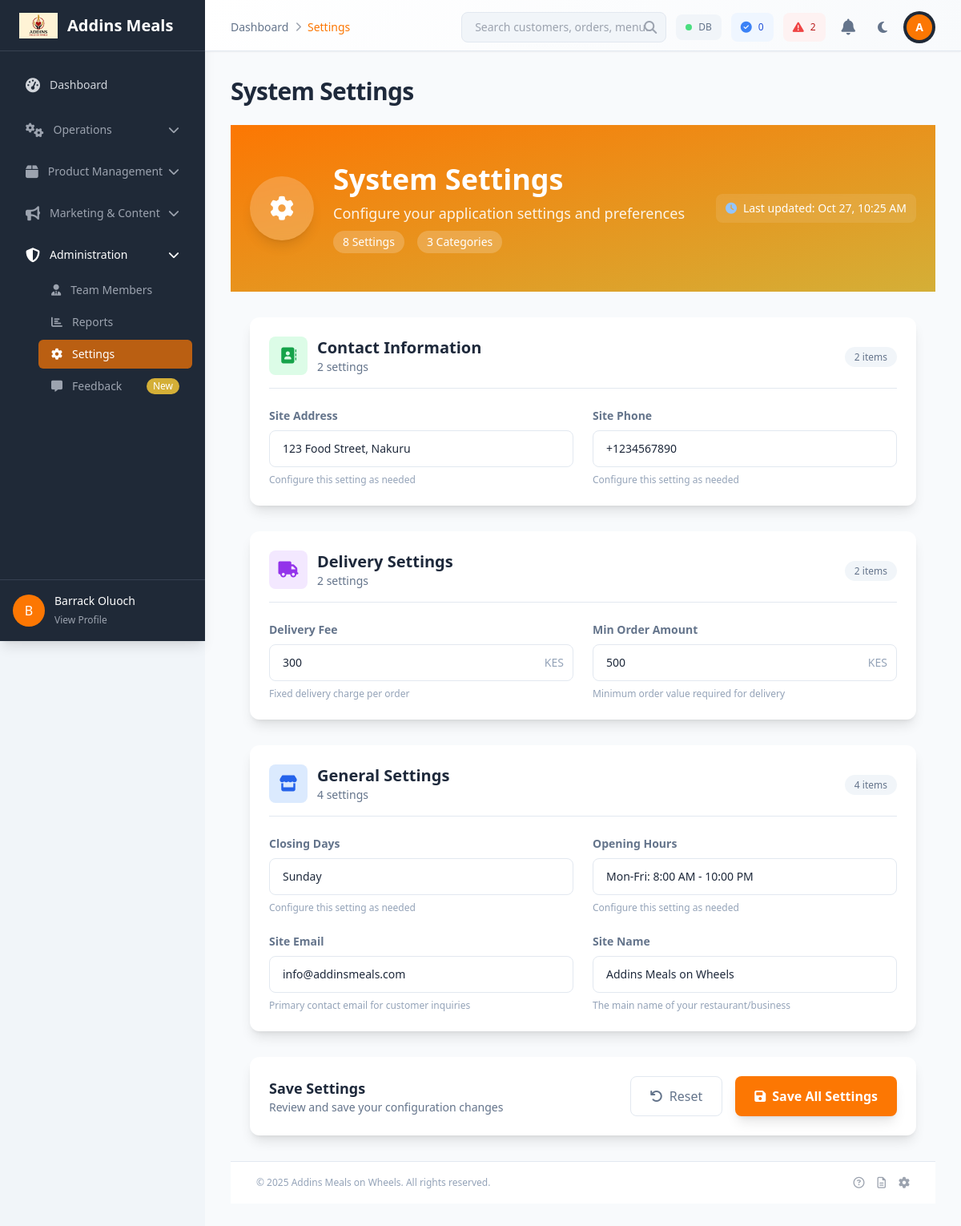
Screenshot of /admin/settings.php (signed in) with the database file from the repository.
### tables this page shows
CREATE TABLE `settings` (
  `id` int(11) NOT NULL,
  `setting_key` varchar(100) NOT NULL,
  `setting_value` text DEFAULT NULL,
  `setting_group` varchar(50) DEFAULT 'general',
  `created_at` timestamp NOT NULL DEFAULT current_timestamp(),
  `updated_at` timestamp NOT NULL DEFAULT current_timestamp() ON UPDATE current_timestamp()
);

### admin/settings.php (the view, shortened to what this page needs)
<?php
require_once '../includes/config.php';
$activityLogger = new ActivityLogger($pdo);
$settings = [];
try {
    $stmt = $pdo->query("SELECT * FROM settings ORDER BY setting_group, setting_key");
    $settings = $stmt->fetchAll(PDO::FETCH_ASSOC);
} catch (PDOException $e) {
    if ($e->getCode() == '42S02') {
        try {
            $pdo->exec("
                CREATE TABLE IF NOT EXISTS settings (
                    id INT AUTO_INCREMENT PRIMARY KEY,
                    setting_key VARCHAR(100) NOT NULL UNIQUE,
                    setting_value TEXT,
                    setting_group VARCHAR(50) DEFAULT 'general',
                    created_at TIMESTAMP DEFAULT CURRENT_TIMESTAMP,
                    updated_at TIMESTAMP DEFAULT CURRENT_TIMESTAMP ON UPDATE CURRENT_TIMESTAMP
                ) ENGINE=InnoDB DEFAULT CHARSET=utf8mb4;
            ");
            $defaultSettings = [
                ['site_name', 'Addins Meals on Wheels', 'general'],
                ['site_description', 'Your trusted partner for delicious meals delivered to your doorstep', 'general'],
                ['site_email', 'info@addinsmeals.com', 'general'],
                ['site_phone', '+1555123456', 'contact'],
                ['site_address', 'Online Delivery Service - Nationwide Coverage', 'contact'],
                ['opening_hours', 'Mon-Fri: 8:00 AM - 10:00 PM', 'general'],
                ['closing_days', 'Sunday', 'general'],
                ['delivery_fee', '200', 'delivery'],
                ['min_order_amount', '500', 'delivery'],
                ['max_delivery_distance', '20', 'delivery'],
                ['estimated_delivery_time', '30-45 minutes', 'delivery'],
                ['currency', 'KES', 'business'],
                ['tax_rate', '16', 'business'],
                ['service_charge', '5', 'business'],
                ['email_notifications', '1', 'notifications'],
                ['sms_notifications', '0', 'notifications'],
                ['order_notifications', '1', 'notifications'],
                ['marketing_emails', '0', 'notifications'],
                ['session_timeout', '30', 'security'],
                ['password_min_length', '8', 'security'],
                ['require_special_chars', '0', 'security'],
                ['enable_2fa', '0', 'security']
            ];
            $stmt = $pdo->prepare("
                INSERT INTO settings (setting_key, setting_value, setting_group)
                VALUES (?, ?, ?)
            ");
            foreach ($defaultSettings as $setting) {
                $stmt->execute($setting);
            }
            $stmt = $pdo->query("SELECT * FROM settings ORDER BY setting_group, setting_key");
            $settings = $stmt->fetchAll(PDO::FETCH_ASSOC);
            $activityLogger->log('system', 'created', "Created settings table with default values", 'setting', null);
            $success = 'Settings table created successfully with default values';
        } catch (PDOException $e) {
            $error = 'Error creating settings table: ' . $e->getMessage();
        }
    } else {
        $error = 'Error loading settings: ' . $e->getMessage();
    }
}
$groupedSettings = [];
foreach ($settings as $setting) {
    $group = $setting['setting_group'] ?? 'general';
    if (!isset($groupedSettings[$group])) {
        $groupedSettings[$group] = [];
    }
    $groupedSettings[$group][] = $setting;
}
require_once 'includes/header.php';
?>
<div class="bg-gradient-to-br from-primary via-primary-dark to-secondary text-white">
    <div class="container mx-auto px-6 py-12">
        <div class="flex flex-col lg:flex-row lg:items-center lg:justify-between">
            <div class="flex items-center space-x-6">
                <div class="h-20 w-20 rounded-full bg-white/20 backdrop-blur-sm flex items-center justify-center text-white font-bold text-3xl shadow-lg">
                    <i class="fas fa-cog"></i>
                </div>
                <div>
                    <h1 class="text-3xl md:text-4xl font-bold mb-2">System Settings</h1>
                    <p class="text-lg opacity-90 mb-2">Configure your application settings and preferences</p>
                    <div class="flex items-center space-x-4">
                        <span class="px-3 py-1 bg-white/20 backdrop-blur-sm rounded-full text-sm font-medium">
                            <?php echo count($settings); ?> Settings
                        </span>
                        <span class="px-3 py-1 bg-white/20 backdrop-blur-sm rounded-full text-sm font-medium">
                            <?php echo count($groupedSettings); ?> Categories
                        </span>
                    </div>
                </div>
            </div>
            <div class="mt-6 lg:mt-0">
                <div class="flex items-center space-x-4 text-sm">
                    <div class="flex items-center space-x-2 bg-white/10 backdrop-blur-sm rounded-lg px-3 py-2">
                        <i class="fas fa-clock text-blue-300"></i>
                        <span>Last updated: <?php echo date('M j, g:i A'); ?></span>
                    </div>
                </div>
            </div>
        </div>
    </div>
</div>
<div class="container mx-auto px-6 py-8">
    <form action="" method="POST" class="space-y-8">
        <?php
        $settingGroups = [
            'general' => ['title' => 'General Settings', 'icon' => 'fas fa-store', 'color' => 'blue'],
            'contact' => ['title' => 'Contact Information', 'icon' => 'fas fa-address-book', 'color' => 'green'],
            'delivery' => ['title' => 'Delivery Settings', 'icon' => 'fas fa-truck', 'color' => 'purple'],
            'business' => ['title' => 'Business Settings', 'icon' => 'fas fa-chart-line', 'color' => 'yellow'],
            'notifications' => ['title' => 'Notification Settings', 'icon' => 'fas fa-bell', 'color' => 'indigo'],
            'security' => ['title' => 'Security Settings', 'icon' => 'fas fa-shield-alt', 'color' => 'red']
        ];
        foreach ($groupedSettings as $group => $groupSettings):
            $groupInfo = $settingGroups[$group] ?? ['title' => ucfirst($group), 'icon' => 'fas fa-cog', 'color' => 'gray'];
        ?>
            <div class="bg-white rounded-xl shadow-lg p-6">
                <div class="flex items-center justify-between mb-6 pb-4 border-b border-gray-200">
                    <div class="flex items-center space-x-3">
                        <div class="w-12 h-12 bg-<?php echo $groupInfo['color']; ?>-100 rounded-lg flex items-center justify-center">
                            <i class="<?php echo $groupInfo['icon']; ?> text-<?php echo $groupInfo['color']; ?>-600 text-xl"></i>
                        </div>
                        <div>
                            <h3 class="text-xl font-bold text-gray-900"><?php echo $groupInfo['title']; ?></h3>
                            <p class="text-sm text-gray-600"><?php echo count($groupSettings); ?> settings</p>
                        </div>
                    </div>
                    <div class="text-right">
                        <span class="px-3 py-1 bg-gray-100 text-gray-600 rounded-full text-xs font-medium">
                            <?php echo count($groupSettings); ?> items
                        </span>
                    </div>
                </div>
                <div class="grid grid-cols-1 md:grid-cols-2 gap-6">
                    <?php foreach ($groupSettings as $setting): ?>
                        <div class="space-y-2">
                            <label for="<?php echo htmlspecialchars($setting['setting_key']); ?>"
                                   class="block text-sm font-semibold text-gray-700">
                                <?php echo ucwords(str_replace('_', ' ', $setting['setting_key'])); ?>
                            </label>
                            <?php if (in_array($setting['setting_key'], ['email_notifications', 'sms_notifications', 'order_notifications', 'marketing_emails', 'require_special_chars', 'enable_2fa'])): ?>
                                <div class="flex items-center">
                                    <input type="hidden" name="settings[<?php echo htmlspecialchars($setting['setting_key']); ?>]" value="0">
                                    <input type="checkbox"
                                           name="settings[<?php echo htmlspecialchars($setting['setting_key']); ?>]"
                                           id="<?php echo htmlspecialchars($setting['setting_key']); ?>"
                                           value="1"
                                           <?php echo ($setting['setting_value'] == '1') ? 'checked' : ''; ?>
                                           class="sr-only">
                                    <label for="<?php echo htmlspecialchars($setting['setting_key']); ?>"
                                           class="flex items-center cursor-pointer">
                                        <div class="relative">
                                            <div class="w-10 h-6 bg-gray-400 rounded-full shadow-inner transition-colors duration-200 <?php echo ($setting['setting_value'] == '1') ? 'bg-primary' : ''; ?>"></div>
                                            <div class="absolute w-4 h-4 bg-white rounded-full shadow -left-1 -top-1 transition-transform duration-200 transform <?php echo ($setting['setting_value'] == '1') ? 'translate-x-full' : ''; ?>"></div>
                                        </div>
                                        <span class="ml-3 text-sm font-medium text-gray-900">
                                            <?php echo ($setting['setting_value'] == '1') ? 'Enabled' : 'Disabled'; ?>
                                        </span>
                                    </label>
                                </div>
                            <?php elseif (in_array($setting['setting_key'], ['delivery_fee', 'min_order_amount', 'max_delivery_distance', 'tax_rate', 'service_charge', 'session_timeout', 'password_min_length'])): ?>
                                <div class="relative">
                                    <input type="number"
                                           name="settings[<?php echo htmlspecialchars($setting['setting_key']); ?>]"
                                           id="<?php echo htmlspecialchars($setting['setting_key']); ?>"
                                           value="<?php echo htmlspecialchars($setting['setting_value']); ?>"
                                           class="w-full px-4 py-3 border border-gray-300 rounded-lg focus:ring-2 focus:ring-primary focus:border-transparent transition-colors text-sm"
                                           min="0"
                                           <?php if (in_array($setting['setting_key'], ['tax_rate', 'service_charge'])) echo 'max="100" step="0.01"'; ?>
                                           placeholder="Enter <?php echo ucwords(str_replace('_', ' ', $setting['setting_key'])); ?>">
                                    <?php if ($setting['setting_key'] === 'delivery_fee' || $setting['setting_key'] === 'min_order_amount' || $setting['setting_key'] === 'max_delivery_distance'): ?>
                                        <div class="absolute inset-y-0 right-0 pr-3 flex items-center pointer-events-none">
                                            <span class="text-gray-500 text-sm">KES</span>
                                        </div>
                                    <?php elseif ($setting['setting_key'] === 'max_delivery_distance'): ?>
                                        <div class="absolute inset-y-0 right-0 pr-3 flex items-center pointer-events-none">
                                            <span class="text-gray-500 text-sm">km</span>
                                        </div>
                                    <?php elseif (in_array($setting['setting_key'], ['tax_rate', 'service_charge'])): ?>
                                        <div class="absolute inset-y-0 right-0 pr-3 flex items-center pointer-events-none">
                                            <span class="text-gray-500 text-sm">%</span>
                                        </div>
                                    <?php elseif ($setting['setting_key'] === 'session_timeout'): ?>
                                        <div class="absolute inset-y-0 right-0 pr-3 flex items-center pointer-events-none">
                                            <span class="text-gray-500 text-sm">minutes</span>
                                        </div>
                                    <?php endif; ?>
                                </div>
                            <?php else: ?>
                                <input type="<?php echo ($setting['setting_key'] === 'site_email') ? 'email' : 'text'; ?>"
                                       name="settings[<?php echo htmlspecialchars($setting['setting_key']); ?>]"
                                       id="<?php echo htmlspecialchars($setting['setting_key']); ?>"
                                       value="<?php echo htmlspecialchars($setting['setting_value']); ?>"
                                       class="w-full px-4 py-3 border border-gray-300 rounded-lg focus:ring-2 focus:ring-primary focus:border-transparent transition-colors text-sm"
                                       placeholder="Enter <?php echo ucwords(str_replace('_', ' ', $setting['setting_key'])); ?>">
                            <?php endif; ?>
                            <p class="text-xs text-gray-500">
                                <?php
                                switch ($setting['setting_key']) {
                                    case 'site_name':
                                        echo 'The main name of your restaurant/business';
                                        break;
                                    case 'site_email':
                                        echo 'Primary contact email for customer inquiries';
                                        break;
                                    case 'delivery_fee':
                                        echo 'Fixed delivery charge per order';
                                        break;
                                    case 'min_order_amount':
                                        echo 'Minimum order value required for delivery';
                                        break;
                                    default:
                                        echo 'Configure this setting as needed';
                                }
                                ?>
                            </p>
                        </div>
                    <?php endforeach; ?>
                </div>
            </div>
        <?php endforeach; ?>
        <div class="bg-white rounded-xl shadow-lg p-6">
            <div class="flex items-center justify-between">
                <div>
                    <h3 class="text-lg font-semibold text-gray-900">Save Settings</h3>
                    <p class="text-sm text-gray-600">Review and save your configuration changes</p>
                </div>
                <div class="flex space-x-4">
                    <button type="button"
                            onclick="window.location.reload()"
                            class="px-6 py-3 border border-gray-300 rounded-lg text-gray-700 hover:bg-gray-50 transition-colors duration-200 font-medium flex items-center">
                        <i class="fas fa-undo mr-2"></i>
                        Reset
                    </button>
                    <button type="submit"
                            class="px-6 py-3 bg-primary hover:bg-primary-dark text-white rounded-lg font-semibold transition-colors duration-200 flex items-center shadow-lg hover:shadow-xl">
                        <i class="fas fa-save mr-2"></i>
                        Save All Settings
                    </button>
                </div>
            </div>
        </div>
    </form>
</div>
<?php
require_once 'includes/footer.php';
?>

### rows the page displays
settings: setting_key "Site Address", setting_key+setting_value "123 Food Street, Nakuru", shows "Configure this setting as needed"
settings: setting_key "Site Phone", setting_key+setting_value "+1234567890", shows "Configure this setting as needed"
settings: setting_key "Delivery Fee", setting_key+setting_value "300", shows "Fixed delivery charge per order"
settings: setting_key "Min Order Amount", setting_key+setting_value "500", shows "Minimum order value required for delivery"
settings: setting_group "General Settings", count($groupSettings) "4", setting_key "Site Name", setting_key+setting_value "Addins Meals on Wheels", shows "The main name of your restaurant/business"
settings: setting_key "Closing Days", setting_key+setting_value "Sunday", shows "Configure this setting as needed"
settings: setting_key "Opening Hours", setting_key+setting_value "Mon-Fri: 8:00 AM - 10:00 PM", shows "Configure this setting as needed"
settings: setting_key "Site Email", setting_key+setting_value "info@addinsmeals.com", shows "Primary contact email for customer inquiries"

### other values shown
substr($_SESSION['username'] ?? 'A', 0, 1) "B"
$_SESSION['username'] "Barrack Oluoch"
$breadcrumb['name'] "Dashboard"
$breadcrumb['name'] "Settings"
$systemStatus['orders_today'] "0"
$systemStatus['pending_orders'] "2"
substr($_SESSION['name'] ?? 'A', 0, 1) "A"
$page_title "System Settings"
count($settings) "8"
count($groupedSettings) "3"
$groupInfo['title'] "Contact Information"
count($groupSettings) "2"
$groupInfo['title'] "Delivery Settings"
